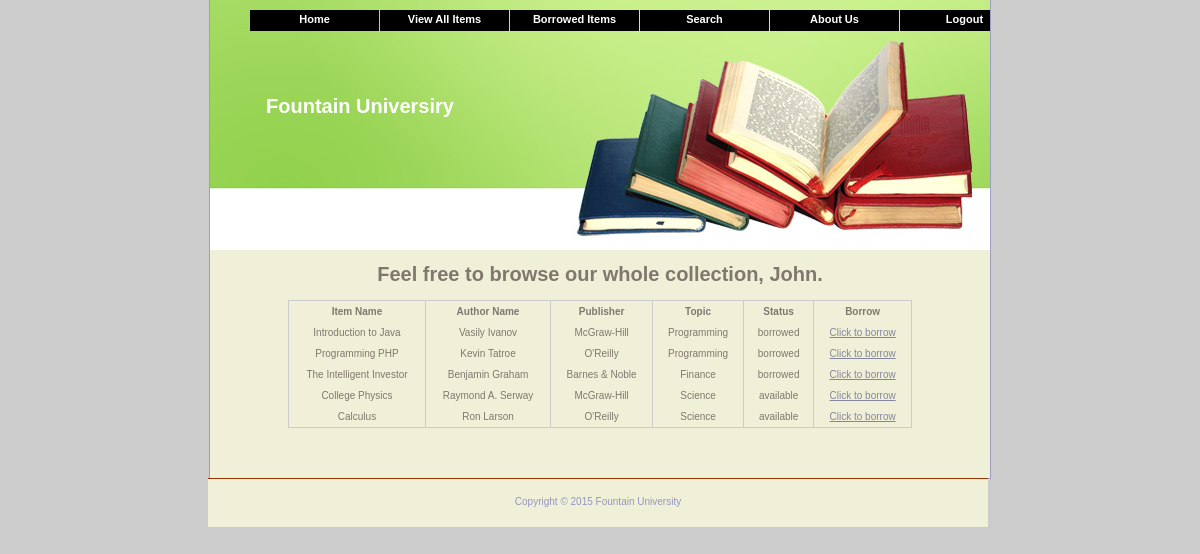
The page /lib/listItems.php (signed in) on the database its author committed.
### tables this page shows
CREATE TABLE IF NOT EXISTS `user` (
  `UserID` int(11) NOT NULL AUTO_INCREMENT,
  `name` varchar(64) NOT NULL,
  `password` text NOT NULL,
  `FName` varchar(50) NOT NULL,
  `LName` varchar(50) NOT NULL,
  `Phone` varchar(10) NOT NULL,
  `Status` varchar(10) NOT NULL DEFAULT 'Active',
  `UTypeID` int(11) NOT NULL,
  PRIMARY KEY (`UserID`),
  KEY `UTypeID` (`UTypeID`)
);

CREATE TABLE IF NOT EXISTS `item` (
  `ItemID` int(11) NOT NULL AUTO_INCREMENT,
  `ItemName` varchar(100) NOT NULL,
  `LocID` int(11) NOT NULL,
  `ITID` int(11) NOT NULL,
  `PubID` int(11) NOT NULL,
  `AuthID` int(11) NOT NULL,
  `TopicID` int(11) NOT NULL,
  `status` varchar(15) NOT NULL DEFAULT 'available',
  PRIMARY KEY (`ItemID`),
  KEY `LocID` (`LocID`,`ITID`,`PubID`,`AuthID`,`TopicID`)
);

CREATE TABLE IF NOT EXISTS `author` (
  `AuthID` int(11) NOT NULL AUTO_INCREMENT,
  `AuthorName` varchar(50) NOT NULL,
  `Comments` varchar(150) NOT NULL,
  PRIMARY KEY (`AuthID`)
);

CREATE TABLE IF NOT EXISTS `publisher` (
  `PubID` int(11) NOT NULL AUTO_INCREMENT,
  `PublisherName` varchar(100) NOT NULL,
  `Address` varchar(100) NOT NULL,
  `Descr` varchar(100) NOT NULL,
  PRIMARY KEY (`PubID`)
);

CREATE TABLE IF NOT EXISTS `topic` (
  `TopicID` int(11) NOT NULL AUTO_INCREMENT,
  `TopicName` varchar(50) NOT NULL,
  `Description` varchar(150) NOT NULL,
  PRIMARY KEY (`TopicID`)
);

### lib/listItems.php (the view, shortened to what this page needs)
<!DOCTYPE html PUBLIC "-//W3C//DTD XHTML 1.0 Strict//EN" "http://www.w3.org/TR/xhtml1/DTD/xhtml1-strict.dtd">
<html xmlns="http://www.w3.org/1999/xhtml">
<head>
<link rel="stylesheet" href="style.css" type="text/css" media="screen" />
<link rel="stylesheet" href="pure-min.css" type="text/css" media="screen" />
</head>
<body>
<div id="container">
<?php
	include('header.php');
	include('db.php');
	?>
   <?php
$keyword = isset($_POST["iname"]) ? $_POST["iname"] : null;
$user_check=$_SESSION['name'];
$sql1 = "SELECT Fname FROM user WHERE name = '$user_check'";
$result1 = $conn->query($sql1);
while($row1 = $result1->fetch_assoc()){
echo "<h1>Feel free to browse our whole collection, ".$row1["Fname"].".</h1>";
}
$sql = "SELECT i.ItemID, i.ItemName, i.status, a.AuthorName, p.PublisherName, t.TopicName
FROM item i, author a, publisher p, topic t
WHERE ItemName LIKE '%$keyword%' AND i.AuthID=a.AuthID AND i.PubID=p.PubID AND i.TopicID=t.TopicID";
$result = $conn->query($sql);
if ($result->num_rows > 0) {
    echo "<table class='pure-table' style='width:80%; margin:auto auto 50px auto;'><tr><th>Item Name</th>
	<th>Author Name</th><th>Publisher</th><th>Topic</th><th>Status</th><th>Borrow</th></tr>";
    while($row = $result->fetch_assoc()) {
       echo "<tr><td>".$row["ItemName"]."</td><td>".$row["AuthorName"]."</td>
	   <td>".$row["PublisherName"]."</td><td>".$row["TopicName"]."</td><td>".$row["status"]."</td>
	   <td><a href='borrow.php?id=".$row["ItemID"]."'>Click to borrow</a></td></tr>";
    }
    echo "</table>";
} else {
    echo "0 results";
	echo($conn->error);
}
?>
	<div id="main_content">
	<?php
	include('footer.php');
	?>
</div>
</body>
</html>

### rows shown on the page
user: FName "John"
item: ItemName "Introduction to Java", AuthID.AuthorName "Vasily Ivanov", PubID.PublisherName "McGraw-Hill", TopicID.TopicName "Programming", status "borrowed"
item: ItemName "Programming PHP", AuthID.AuthorName "Kevin Tatroe", PubID.PublisherName "O'Reilly", TopicID.TopicName "Programming", status "borrowed"
item: ItemName "The Intelligent Investor", AuthID.AuthorName "Benjamin Graham", PubID.PublisherName "Barnes & Noble", TopicID.TopicName "Finance", status "borrowed"
item: ItemName "College Physics", AuthID.AuthorName "Raymond A. Serway", PubID.PublisherName "McGraw-Hill", TopicID.TopicName "Science", status "available"
item: ItemName "Calculus", AuthID.AuthorName "Ron Larson", PubID.PublisherName "O'Reilly", TopicID.TopicName "Science", status "available"
